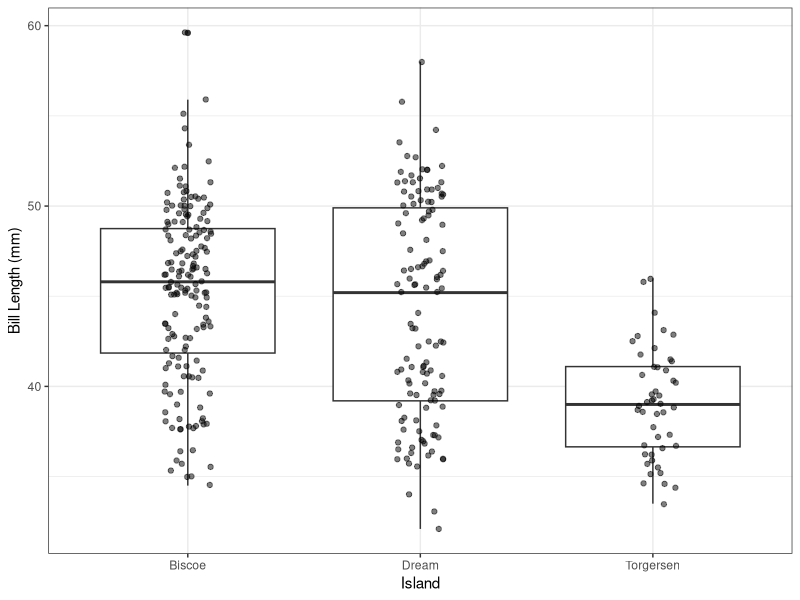
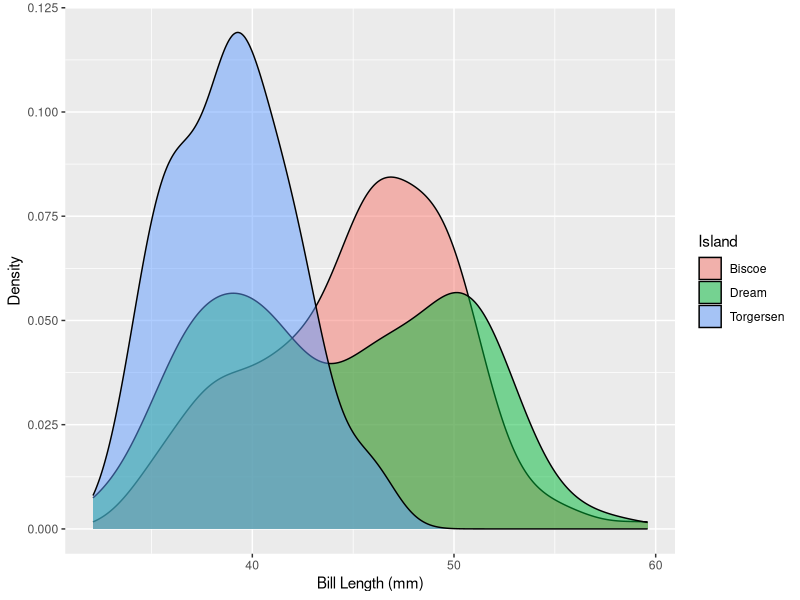
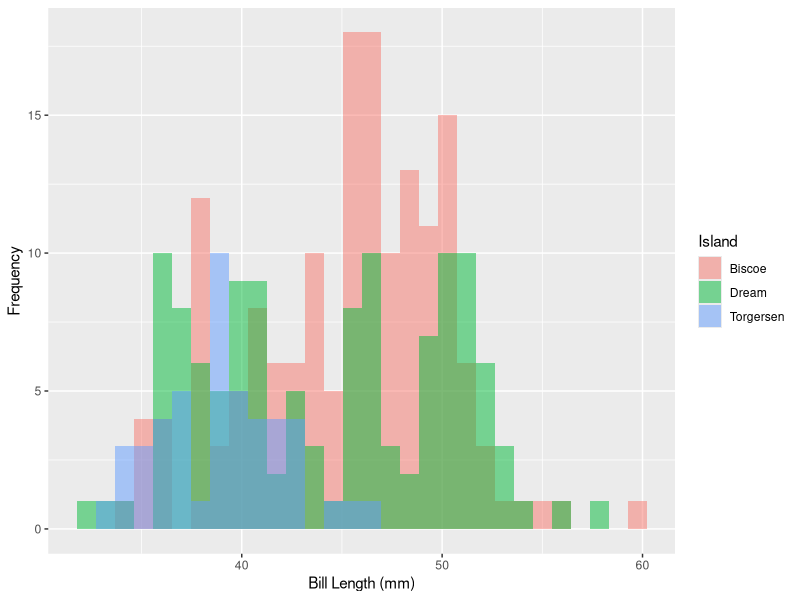
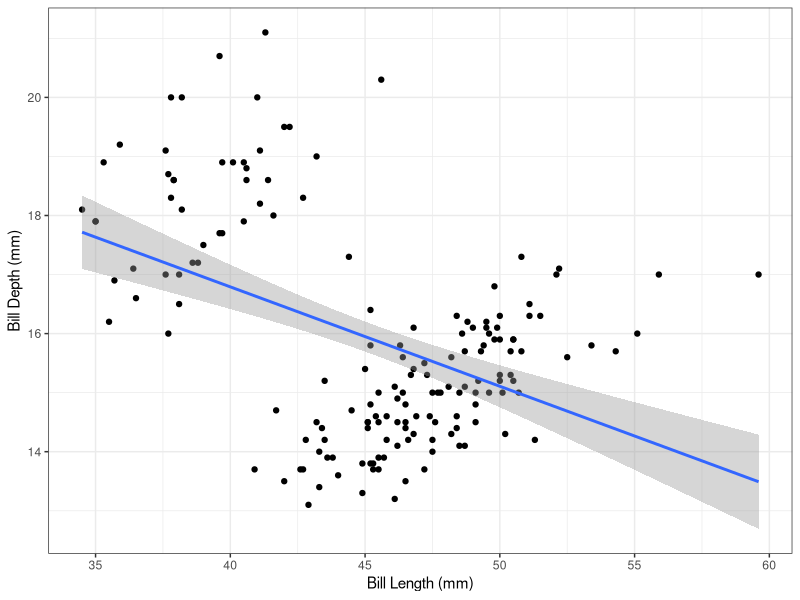
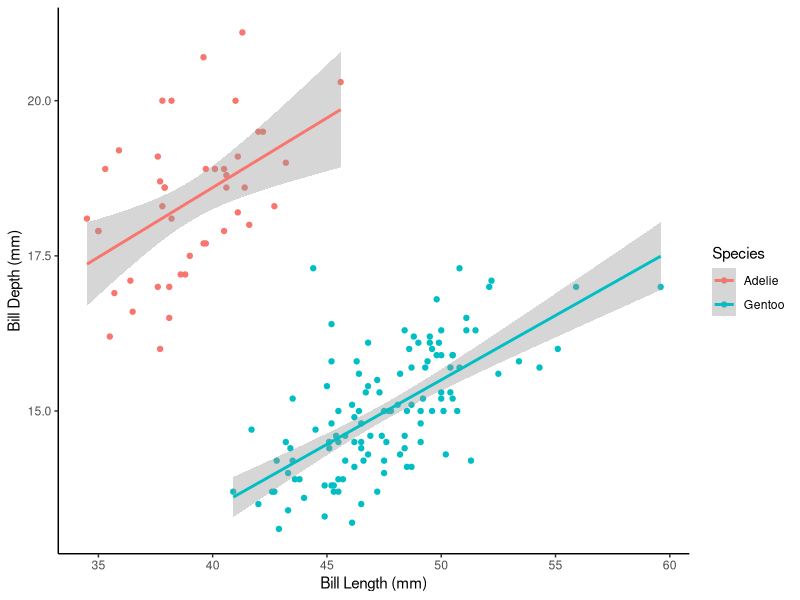

Reproduce these figures in R, in order. (Note: this script raises an error after producing the figures.)
## ---- chunk 1
knitr::opts_chunk$set(echo = TRUE)
## ---- chunk 2
library(tidyverse)
library(palmerpenguins)
## ---- chunk 3
penguins <- penguins %>% drop_na()
## ---- chunk 4
# measures of central tendancy include mean, median, or mode
# measures of dispersion are st dev or BOTH min and max
penguins %>% 
  group_by(island) %>% 
  summarise(min_bill = min(bill_length_mm),
            max_bill = max(bill_length_mm),
            mean_bill = mean(bill_length_mm))
## ---- chunk 5
ggplot(penguins, aes(island, bill_length_mm)) + # adding color is optional
  geom_boxplot() +
  geom_jitter(width = 0.1, alpha = 0.5) +
  labs(x = "Island",
       y = "Bill Length (mm)") +            # if adding color, must change color label
  theme_bw()                                # can choose any theme but must include

# OR 

ggplot(penguins, aes(bill_length_mm, fill = island)) +
  geom_density(alpha = 0.5) +
  labs(x = "Bill Length (mm)",
       y = "Density",
       fill = "Island")
  
# OR
  
ggplot(penguins, aes(bill_length_mm, fill = island)) +
  geom_histogram(alpha = 0.5, position = "identity") +
  labs(x = "Bill Length (mm)",
       y = "Frequency",
       fill = "Island")
## ---- chunk 6
aov_model <- aov(data = penguins, bill_length_mm ~ island)
summary(aov_model)
## ---- chunk 7
TukeyHSD(aov_model)
## ---- chunk 8
biscoe <- penguins %>% 
  filter(island == "Biscoe")
## ---- chunk 9
ggplot(biscoe, aes(bill_length_mm, bill_depth_mm)) +
  geom_point() +
  geom_smooth(method = "lm") +
  labs(x = "Bill Length (mm)",
       y = "Bill Depth (mm)") +
  theme_bw()
## ---- chunk 10
    r <- cor(biscoe$bill_length_mm, biscoe$bill_depth_mm)
## ---- chunk 11
    r^2
## ---- chunk 12
    summary(lm(data = biscoe, bill_depth_mm ~ bill_length_mm))
## ---- chunk 13
ggplot(biscoe, aes(bill_length_mm, bill_depth_mm, color = species)) +
  geom_point() +
  geom_smooth(method = "lm") +
  labs(x = "Bill Length (mm)",
       y = "Bill Depth (mm)",
       color = "Species") +
  theme_classic()
## ---- chunk 14
summary(lm(data = biscoe, bill_depth_mm ~ bill_length_mm * species))
## ---- chunk 15
dream <- penguins %>% 
  filter(island == "Dream")
## ---- chunk 16
dream %>% 
  group_by(species) %>% 
  summarise(mean_flipper = mean(flipper_length_mm),
            sd_flipper = sd(flipper_length_mm))
## ---- chunk 17
ggplot(dream, aes(species, flipper_length_in)) +
  geom_boxplot() +
  geom_jitter(width = 0.1, alpha = 0.5) +
  labs(x = "Species",
       y = "Flipper Length (mm)") +
  theme_bw()

# OR

ggplot(dream, aes(flipper_length_in, fill = species)) +
  geom_histogram(alpha = 0.5, position = "identity") +
  labs(x = "Flipper Length (mm)",
       y = "Frequency",
       fill = "Species") +
  theme_bw()

# OR

ggplot(dream, aes(flipper_length_in, fill = species)) +
  geom_density(alpha = 0.5) +
  labs(x = "Flipper Length (mm)",
       y = "Density",
       fill = "Species") +
  theme_bw()
## ---- chunk 18
t.test(data = dream, flipper_length_mm ~ species)
## ---- chunk 19
